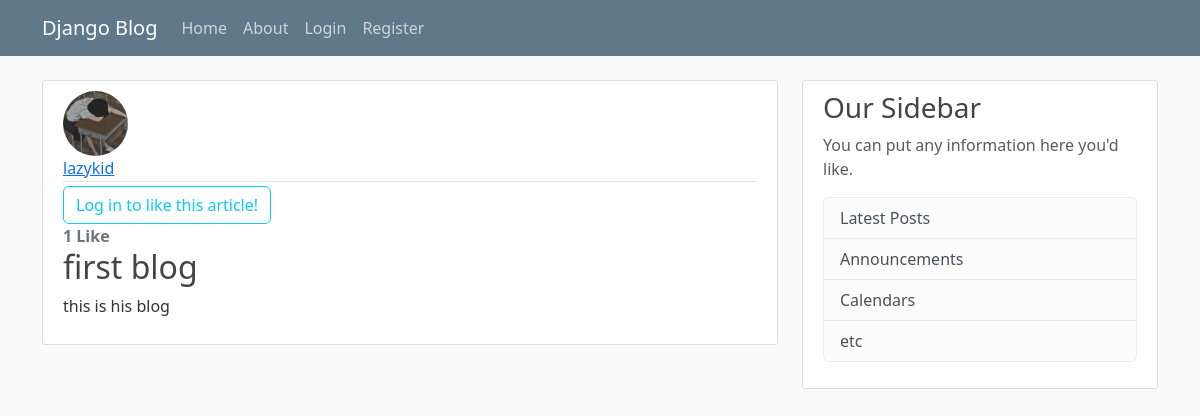
The app's page /post/1/ with its own data.
### blog/models.py (models this page shows, shortened)
class Post(models.Model):
    title = models.CharField(max_length=100)
    content = models.TextField()
    date_posted = models.DateTimeField(default=timezone.now)
    author = models.ForeignKey(User, on_delete=models.CASCADE)
    like = models.ManyToManyField(User, related_name="like")
    dislike = models.ManyToManyField(User, related_name="dislike")
    def total_likes(self):
        return self.like.count()

### users/models.py (models this page shows, shortened)
class Profile(models.Model):
    user = models.OneToOneField(User, on_delete=models.CASCADE)
    image = models.ImageField(default="default.jpg", upload_to="profile_pics")

### blog/views.py (the view)
# urls.py: path("post/<int:pk>/", PostDetailView.as_view(),name="post-detail"),
class PostDetailView(DetailView):
    model = Post
    def get_context_data(self, **kwargs):
        data = super().get_context_data(**kwargs)
        likes_connected = get_object_or_404(Post, id=self.kwargs["pk"])
        liked = False
        if likes_connected.like.filter(id=self.request.user.id).exists():
            liked = True
        data["number_of_likes"] = likes_connected.total_likes()
        data["post_is_liked"] = liked
        return data

### blog/templates/blog/post_detail.html (shortened to what this page needs)
{% extends "blog/base.html" %}
{% block content %}
    <article class="media content-section">
        <img class="rounded-circle article-img" src="{{ object.author.profile.image.url }}">
        <div class="media-body">
            <div class="article-metadata">
                <a class="mr-2" href="{% url 'user-posts' post.author.username %}">{{ object.author }}</a>
            </div>
            <div>
                {% if user.is_authenticated %}
                    <form action="{% url 'post-like' object.id %}" method="POST">
                        {% csrf_token %}
                        {% if post_is_liked %}
                        <button type="submit" name="blogpost_id" value="{{object.id}}" class="btn btn-info">Unlike</button>
                        {% else %}
                        <button type="submit" name="blogpost_id" value="{{object.id}}" class="btn btn-info">Like</button>
                        {% endif %}
                    </form>
                {% else %}
                    <a class="btn btn-outline-info" href="{% url 'login' %}">Log in to like this article!</a><br>
                {% endif %}
                <strong class="text-secondary">{{ number_of_likes }} Like{{ number_of_likes|pluralize }}</strong>
            </div>
        <h2 class="article-title" >{{ object.title }}</h2>
        <p class="article-content">{{ object.content }}</p>
        </div>
    </article>
{% endblock content %}

### blog/static/blog/main.css (style rules this page uses)
body { background: #fafafa; color: #333333; margin-top: 5rem; }
h1, h2, h3, h4, h5, h6 { color: #444444; }
.content-section { background: #ffffff; padding: 10px 20px; border: 1px solid #dddddd; border-radius: 3px; margin-bottom: 20px; }
.article-title { color: #444444; }
.article-content { white-space: pre-line; }
.article-img { height: 65px; width: 65px; margin-right: 16px; }
.article-metadata { padding-bottom: 1px; margin-bottom: 4px; border-bottom: 1px solid #e3e3e3 }

### records on screen
Post: author.profile.image (picture), author "lazykid", title "first blog", content "this is his blog"

### other values on screen
{{ number_of_likes }} "1"
